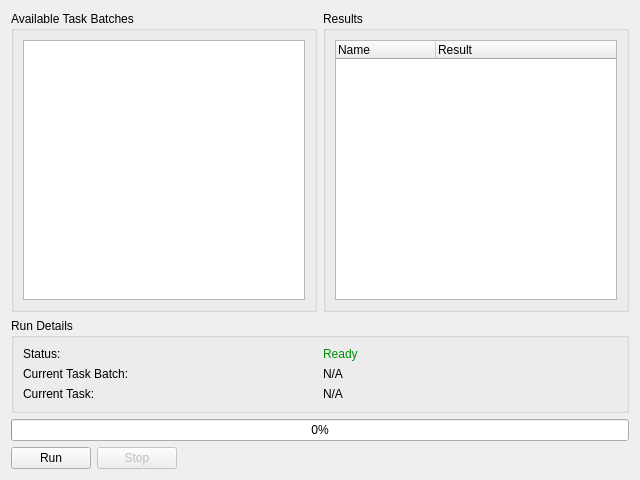
<?xml version="1.0" encoding="UTF-8"?>
<ui version="4.0">
 <class>Elpida::TaskBatchesWidget</class>
 <widget class="QWidget" name="Elpida::TaskBatchesWidget">
  <property name="geometry">
   <rect>
    <x>0</x>
    <y>0</y>
    <width>640</width>
    <height>480</height>
   </rect>
  </property>
  <layout class="QVBoxLayout" name="verticalLayout">
   <item>
    <layout class="QHBoxLayout" name="hrLists">
     <item>
      <widget class="QGroupBox" name="gbTaskBatches">
       <property name="title">
        <string>Available Task Batches</string>
       </property>
       <layout class="QHBoxLayout" name="horizontalLayout_2">
        <item>
         <widget class="QListWidget" name="lwTaskBatches"/>
        </item>
       </layout>
      </widget>
     </item>
     <item>
      <widget class="QGroupBox" name="gbResults">
       <property name="title">
        <string>Results</string>
       </property>
       <layout class="QHBoxLayout" name="horizontalLayout_3">
        <item>
         <widget class="QTreeWidget" name="twResults">
          <column>
           <property name="text">
            <string>Name</string>
           </property>
          </column>
          <column>
           <property name="text">
            <string>Result</string>
           </property>
          </column>
         </widget>
        </item>
       </layout>
      </widget>
     </item>
    </layout>
   </item>
   <item>
    <widget class="QGroupBox" name="bgRunDetails">
     <property name="title">
      <string>Run Details</string>
     </property>
     <layout class="QGridLayout" name="gridLayout">
      <item row="1" column="0">
       <widget class="QLabel" name="lblCurrentTaskBatch">
        <property name="text">
         <string>Current Task Batch:</string>
        </property>
       </widget>
      </item>
      <item row="2" column="1">
       <widget class="QLabel" name="lblCurrentTaskName">
        <property name="text">
         <string>N/A</string>
        </property>
       </widget>
      </item>
      <item row="2" column="0">
       <widget class="QLabel" name="lblCurrentTask">
        <property name="text">
         <string>Current Task:</string>
        </property>
       </widget>
      </item>
      <item row="1" column="1">
       <widget class="QLabel" name="lblCurrentTaskBatchName">
        <property name="text">
         <string>N/A</string>
        </property>
       </widget>
      </item>
      <item row="0" column="0">
       <widget class="QLabel" name="lblStatus">
        <property name="text">
         <string>Status:</string>
        </property>
       </widget>
      </item>
      <item row="0" column="1">
       <widget class="QLabel" name="lblSatusValue">
        <property name="text">
         <string>&lt;span style=&quot;color:#008d09;&quot;&gt;Ready&lt;/span&gt;</string>
        </property>
       </widget>
      </item>
     </layout>
    </widget>
   </item>
   <item>
    <widget class="QProgressBar" name="taskBatchRunProgress">
     <property name="value">
      <number>0</number>
     </property>
    </widget>
   </item>
   <item>
    <layout class="QHBoxLayout" name="hlControls">
     <item>
      <widget class="QPushButton" name="pbRun">
       <property name="text">
        <string>Run</string>
       </property>
      </widget>
     </item>
     <item>
      <widget class="QPushButton" name="pbStop">
       <property name="enabled">
        <bool>false</bool>
       </property>
       <property name="text">
        <string>Stop</string>
       </property>
      </widget>
     </item>
     <item>
      <spacer name="hsControls">
       <property name="orientation">
        <enum>Qt::Horizontal</enum>
       </property>
       <property name="sizeHint" stdset="0">
        <size>
         <width>40</width>
         <height>20</height>
        </size>
       </property>
      </spacer>
     </item>
    </layout>
   </item>
  </layout>
 </widget>
 <resources/>
 <connections/>
</ui>
